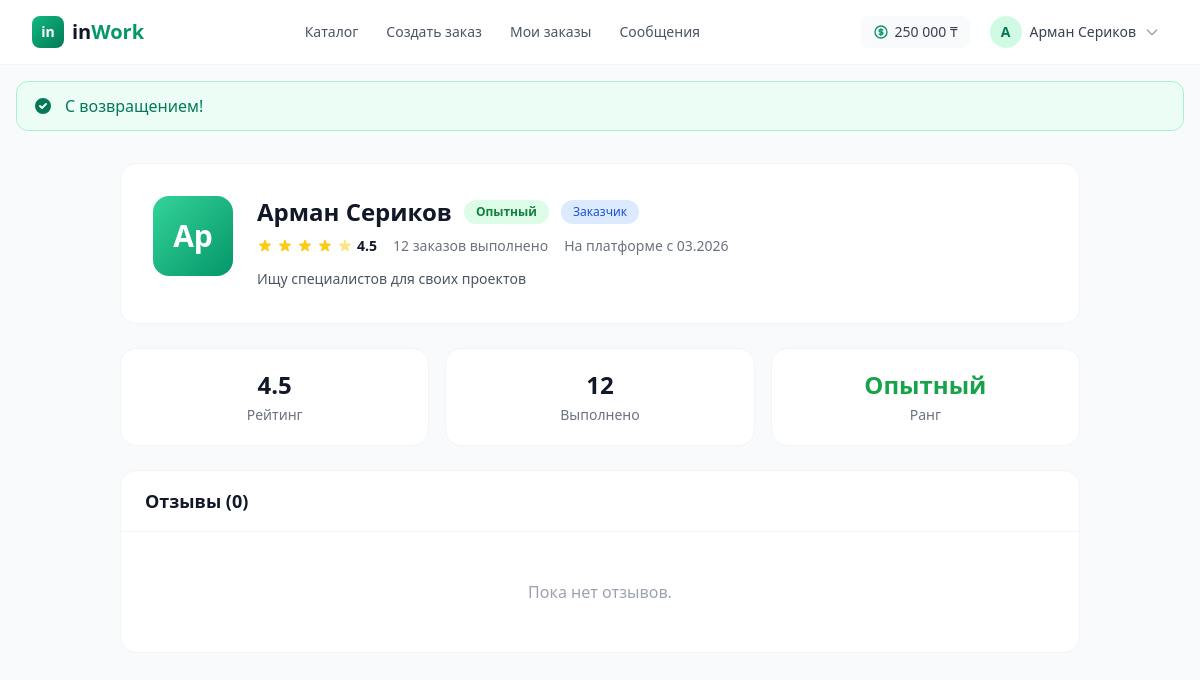
Page /in-work/public/profile/2 (signed in) on the committed database.
### tables this page shows
CREATE TABLE users (
    id INT UNSIGNED AUTO_INCREMENT PRIMARY KEY,
    name VARCHAR(100) NOT NULL,
    email VARCHAR(191) NOT NULL UNIQUE,
    password VARCHAR(255) NOT NULL,
    role ENUM('client', 'freelancer', 'admin') NOT NULL DEFAULT 'freelancer',
    avatar VARCHAR(255) DEFAULT NULL,
    bio TEXT DEFAULT NULL,
    balance DECIMAL(12,2) NOT NULL DEFAULT 0.00,
    rating DECIMAL(3,2) NOT NULL DEFAULT 0.00,
    completed_orders INT UNSIGNED NOT NULL DEFAULT 0,
    created_at TIMESTAMP NOT NULL DEFAULT CURRENT_TIMESTAMP,
    updated_at TIMESTAMP NOT NULL DEFAULT CURRENT_TIMESTAMP ON UPDATE CURRENT_TIMESTAMP,
    INDEX idx_users_role (role),
    INDEX idx_users_rating (rating),
    INDEX idx_users_completed (completed_orders)
);

### app/controllers/ProfileController.php (called while the page is built, shortened)
<?php
class ProfileController extends Controller
{
    private User $userModel;
    public function __construct()
    {
        $this->userModel = new User();
    }
    public function show(string $id): void
    {
        $profile = $this->userModel->getProfile((int) $id);
        $reviewModel = new Review();
        $page = max(1, (int) ($this->input('page', 1)));
        $reviews = $reviewModel->getUserReviews((int) $id, $page, 10);
        $this->view('profile.show', [
            'title'      => $profile['name'] . ' — Профиль',
            'profile'    => $profile,
            'reviews'    => $reviews['items'],
            'pagination' => $reviews,
        ]);
    }
}

### public/index.php (called while the page is built, shortened)
<?php
try {
    $appConfig = require ROOT_PATH . '/config/app.php';
    spl_autoload_register(function (string $class) {
        $map = [
            'Core\\'       => ROOT_PATH . '/core/',
            'App\\Controllers\\' => APP_PATH . '/controllers/',
            'App\\Models\\'      => APP_PATH . '/models/',
            'App\\Services\\'    => APP_PATH . '/services/',
            'App\\Middlewares\\'  => APP_PATH . '/middlewares/',
            'App\\Helpers\\'     => APP_PATH . '/helpers/',
        ];
        foreach ($map as $prefix => $baseDir) {
            if (strpos($class, $prefix) === 0) {
                $relativeClass = substr($class, strlen($prefix));
                $file = $baseDir . str_replace('\\', '/', $relativeClass) . '.php';
                if (file_exists($file)) {
                    return;
                }
            }
        }
    });
    require ROOT_PATH . '/app/helpers/functions.php';
    $router = new Core\Router();
    $method = $_SERVER['REQUEST_METHOD'];
    $requestUri = $_SERVER['REQUEST_URI'] ?? '/';
    $path = parse_url($requestUri, PHP_URL_PATH);
    $path = '/' . trim($path, "/ \t\n\r");
    $basePath = $appConfig['base_path'] ?? '/in-work/public';
    $basePath = rtrim($basePath, '/');
    if ($basePath !== '' && (strpos($path, $basePath) === 0)) {
        $suffix = substr($path, strlen($basePath));
        $path = ($suffix === '' || $suffix === '/') ? '/' : ($suffix ?: '/');
    }
    if ($path !== '/') {
        $path = rtrim($path, '/') ?: '/';
    }
    $router->resolve($method, $path);
} catch (Throwable $e) {
    http_response_code(500);
    echo '<h1>Ошибка приложения</h1>';
    echo '<p><strong>' . htmlspecialchars($e->getMessage()) . '</strong></p>';
    echo '<p>Файл: ' . htmlspecialchars($e->getFile()) . ':' . $e->getLine() . '</p>';
    echo '<pre>' . htmlspecialchars($e->getTraceAsString()) . '</pre>';
}

### core/Database.php (called while the page is built, shortened)
<?php
class Database
{
    private static ?Database $instance = null;
    private PDO $pdo;
    private function __construct()
    {
        $config = require __DIR__ . '/../config/database.php';
        $dsn = sprintf(
            'mysql:host=%s;port=%s;dbname=%s;charset=%s',
            $config['host'],
            $config['port'],
            $config['database'],
            $config['charset']
        );
        try {
            $this->pdo = new PDO($dsn, $config['username'], $config['password'], [
                PDO::ATTR_ERRMODE            => PDO::ERRMODE_EXCEPTION,
                PDO::ATTR_DEFAULT_FETCH_MODE => PDO::FETCH_ASSOC,
                PDO::ATTR_EMULATE_PREPARES   => false,
            ]);
        } catch (PDOException $e) {
            throw new PDOException('Database connection failed: ' . $e->getMessage());
        }
    }
    public static function getInstance(): self
    {
        if (self::$instance === null) {
            self::$instance = new self();
        }
        return self::$instance;
    }
    public function query(string $sql, array $params = []): \PDOStatement
    {
        $stmt = $this->pdo->prepare($sql);
        $stmt->execute($params);
        return $stmt;
    }
    public function fetch(string $sql, array $params = []): ?array
    {
        $stmt = $this->query($sql, $params);
        $result = $stmt->fetch();
        return $result ?: null;
    }
}

### core/Model.php (called while the page is built, shortened)
<?php
abstract class Model
{
    protected Database $db;
    protected string $table;
    protected string $primaryKey = 'id';
    public function __construct()
    {
        $this->db = Database::getInstance();
    }
    public function find(int $id): ?array
    {
        return $this->db->fetch(
            "SELECT * FROM {$this->table} WHERE {$this->primaryKey} = ?",
            [$id]
        );
    }
}

### config/database.php (called while the page is built, shortened)
<?php
$config = [
    'host'     => 'localhost',
    'port'     => '3306',
    'database' => 'inwork',
    'username' => 'root',
    'password' => 'root',
    'charset'  => 'utf8mb4',
];
return $config;

### app/models/User.php (called while the page is built, shortened)
<?php
class User extends Model
{
    public function getProfile(int $userId): ?array
    {
        $user = $this->find($userId);
        $user['rank'] = get_rank((int) $user['completed_orders']);
        if (($user['role'] ?? '') === 'freelancer') {
            $user['specializations'] = (new FreelancerCategory())->getSlugsForUser($userId);
        } else {
            $user['specializations'] = [];
        }
        return $user;
    }
}

### app/helpers/functions.php (called while the page is built, shortened)
<?php
function e(string $value): string
{
    return htmlspecialchars($value, ENT_QUOTES, 'UTF-8');
}
function url(string $path = ''): string
{
    return APP_URL . '/' . ltrim($path, '/');
}
function is_logged_in(): bool
{
    return isset($_SESSION['user']);
}
function current_user(): ?array
{
    return $_SESSION['user'] ?? null;
}
function user_role(): ?string
{
    return $_SESSION['user']['role'] ?? null;
}
function format_money(float $amount): string
{
    return number_format($amount, 0, '.', ' ') . ' ₸';
}
function get_rank(int $completedOrders): array
{
    if ($completedOrders >= 10)  return ['name' => 'Опытный', 'color' => 'green', 'level' => 2];
    return ['name' => 'Новичок', 'color' => 'gray', 'level' => 1];
}

### views/profile/show.php (the view, shortened to what this page needs)
<?php $rank = get_rank($profile['completed_orders']); ?>
<div class="max-w-5xl mx-auto px-4 sm:px-6 lg:px-8 py-8">
    <div class="bg-white rounded-2xl border border-gray-100 p-6 sm:p-8 mb-6">
        <div class="flex flex-col sm:flex-row items-start gap-6">
            <div class="w-20 h-20 bg-gradient-to-br from-brand-400 to-brand-600 rounded-2xl flex items-center justify-center text-white text-3xl font-bold flex-shrink-0">
                <?= strtoupper(mb_substr($profile['name'], 0, 2)) ?>
            </div>
            <div class="flex-1">
                <div class="flex flex-wrap items-center gap-3 mb-2">
                    <h1 class="text-2xl font-bold text-gray-900"><?= e($profile['name']) ?></h1>
                    <span class="px-3 py-1 text-xs font-semibold rounded-full bg-<?= $rank['color'] ?>-100 text-<?= $rank['color'] ?>-700"><?= e($rank['name']) ?></span>
                    <span class="px-3 py-1 text-xs font-medium rounded-full <?= $profile['role'] === 'client' ? 'bg-blue-100 text-blue-700' : 'bg-emerald-100 text-emerald-700' ?>">
                        <?= $profile['role'] === 'client' ? 'Заказчик' : 'Исполнитель' ?>
                    </span>
                </div>
                <div class="flex flex-wrap items-center gap-4 text-sm text-gray-500 mb-3">
                    <span class="flex items-center gap-1"><?= render_stars((float)$profile['rating']) ?> <strong class="text-gray-900"><?= number_format((float)$profile['rating'], 1) ?></strong></span>
                    <span><?= $profile['completed_orders'] ?> заказов выполнено</span>
                    <span>На платформе с <?= date('m.Y', strtotime($profile['created_at'])) ?></span>
                </div>
                <?php if ($profile['bio']): ?>
                    <p class="text-sm text-gray-600 leading-relaxed"><?= nl2br(e($profile['bio'])) ?></p>
                <?php endif; ?>
            </div>
        </div>
    </div>
    <div class="grid grid-cols-3 gap-4 mb-6">
        <div class="bg-white rounded-2xl border border-gray-100 p-5 text-center">
            <div class="text-2xl font-bold text-gray-900"><?= number_format((float)$profile['rating'], 1) ?></div>
            <div class="text-sm text-gray-500 mt-1">Рейтинг</div>
        </div>
        <div class="bg-white rounded-2xl border border-gray-100 p-5 text-center">
            <div class="text-2xl font-bold text-gray-900"><?= $profile['completed_orders'] ?></div>
            <div class="text-sm text-gray-500 mt-1">Выполнено</div>
        </div>
        <div class="bg-white rounded-2xl border border-gray-100 p-5 text-center">
            <div class="text-2xl font-bold text-<?= $rank['color'] ?>-600"><?= e($rank['name']) ?></div>
            <div class="text-sm text-gray-500 mt-1">Ранг</div>
        </div>
    </div>
    <div class="bg-white rounded-2xl border border-gray-100">
        <div class="px-6 py-4 border-b border-gray-100">
            <h2 class="text-lg font-semibold text-gray-900">Отзывы (<?= $pagination['total'] ?>)</h2>
        </div>
        <?php if (empty($reviews)): ?>
            <div class="px-6 py-12 text-center">
                <p class="text-gray-400">Пока нет отзывов.</p>
            </div>
        <?php endif; ?>
    </div>
</div>

### core/Router.php (shortened to what this page needs)
<?php
class Router
{
    private array $routes = [];
    private array $middlewares = [];
    public function group(array $middleware, callable $callback): void
    {
        $previousMiddlewares = $this->middlewares;
        $this->middlewares = array_merge($this->middlewares, $middleware);
        $this->middlewares = $previousMiddlewares;
    }
    private function addRoute(string $method, string $path, array $action, array $middleware = []): self
    {
        $pattern = $this->convertToRegex($path);
        $this->routes[] = [
            'method'     => $method,
            'path'       => $path,
            'pattern'    => $pattern,
            'controller' => $action[0],
            'action'     => $action[1],
            'middleware'  => array_merge($this->middlewares, $middleware),
        ];
        return $this;
    }
    private function convertToRegex(string $path): string
    {
        $pattern = preg_replace('/\{([a-zA-Z_]+)\}/', '(?P<$1>[^/]+)', $path);
        return '#^' . $pattern . '$#';
    }
    public function resolve(string $method, string $uri): void
    {
        $uri = parse_url($uri, PHP_URL_PATH);
        $uri = rtrim($uri, '/') ?: '/';
        foreach ($this->routes as $route) {
            if ($route['method'] !== $method) {
                continue;
            }
            if (preg_match($route['pattern'], $uri, $matches)) {
                $params = array_filter($matches, 'is_string', ARRAY_FILTER_USE_KEY);
                $controller = new $route['controller']();
                $actionMethod = $route['action'];
                call_user_func_array([$controller, $actionMethod], array_values($params));
                return;
            }
        }
    }
}

### views/layouts/navbar.php (shortened to what this page needs)
<nav class="bg-white border-b border-gray-100 sticky top-0 z-40">
    <div class="max-w-7xl mx-auto px-4 sm:px-6 lg:px-8">
        <div class="flex items-center justify-between h-16">
            <a href="<?= url('/') ?>" class="flex items-center gap-2">
                <div class="w-8 h-8 bg-gradient-to-br from-brand-500 to-brand-700 rounded-lg flex items-center justify-center">
                    <span class="text-white font-bold text-sm">in</span>
                </div>
                <span class="text-xl font-bold text-gray-900">in<span class="text-brand-600">Work</span></span>
            </a>
            <div class="hidden md:flex items-center gap-1">
                <a href="<?= url('catalog') ?>" class="px-3 py-2 rounded-lg text-sm font-medium text-gray-600 hover:text-gray-900 hover:bg-gray-50 transition">Каталог</a>
                <?php if (is_logged_in()): ?>
                    <?php if (user_role() === 'client'): ?>
                        <a href="<?= url('orders/create') ?>" class="px-3 py-2 rounded-lg text-sm font-medium text-gray-600 hover:text-gray-900 hover:bg-gray-50 transition">Создать заказ</a>
                    <?php endif; ?>
                    <a href="<?= url('my-orders') ?>" class="px-3 py-2 rounded-lg text-sm font-medium text-gray-600 hover:text-gray-900 hover:bg-gray-50 transition relative" title="Непрочитанные уведомления по заказам">
                        Мои заказы
                    </a>
                    <a href="<?= url('chat') ?>" class="px-3 py-2 rounded-lg text-sm font-medium text-gray-600 hover:text-gray-900 hover:bg-gray-50 transition relative">
                        Сообщения
                    </a>
                <?php endif; ?>
            </div>
            <div class="flex items-center gap-3">
                <?php if (is_logged_in()): ?>
                    <a href="<?= url('balance') ?>" class="hidden sm:flex items-center gap-1.5 px-3 py-1.5 bg-gray-50 rounded-lg text-sm font-medium text-gray-700 hover:bg-gray-100 transition">
                        <?= format_money(current_user()['balance'] ?? 0) ?>
                    </a>
                    <div class="relative" id="userMenu">
                        <details class="group/details">
                            <summary class="flex items-center gap-2 px-2 py-1.5 rounded-lg hover:bg-gray-50 transition cursor-pointer list-none [&::-webkit-details-marker]:hidden">
                                <div class="w-8 h-8 bg-brand-100 text-brand-700 rounded-full flex items-center justify-center text-sm font-bold">
                                    <?= strtoupper(substr(current_user()['name'] ?? 'U', 0, 2)) ?>
                                </div>
                                <span class="hidden sm:block text-sm font-medium text-gray-700"><?= e(current_user()['name'] ?? '') ?></span>
                                <svg class="w-4 h-4 text-gray-400 group-open/details:rotate-180 transition-transform" fill="none" stroke="currentColor" viewBox="0 0 24 24"><path stroke-linecap="round" stroke-linejoin="round" stroke-width="2" d="M19 9l-7 7-7-7"/></svg>
                            </summary>
                        </details>
                    </div>
                <?php else: ?>
                    <a href="<?= url('login') ?>" class="px-4 py-2 text-sm font-medium text-gray-700 hover:text-gray-900 transition">Войти</a>
                    <a href="<?= url('register') ?>" class="px-4 py-2 bg-brand-600 text-white text-sm font-medium rounded-lg hover:bg-brand-700 transition shadow-sm">Регистрация</a>
                <?php endif; ?>
            </div>
        </div>
    </div>
</nav>

### assets/css/app.css (style rules this page uses)
* { scroll-behavior: smooth; }

### rows in the picture
users: balance "250 000 ₸", name "А", name "Арман Сериков", name "Ар", completed_orders "Опытный", rating "4.5", completed_orders "12", created_at "03.2026", bio "Ищу специалистов для своих проектов"
